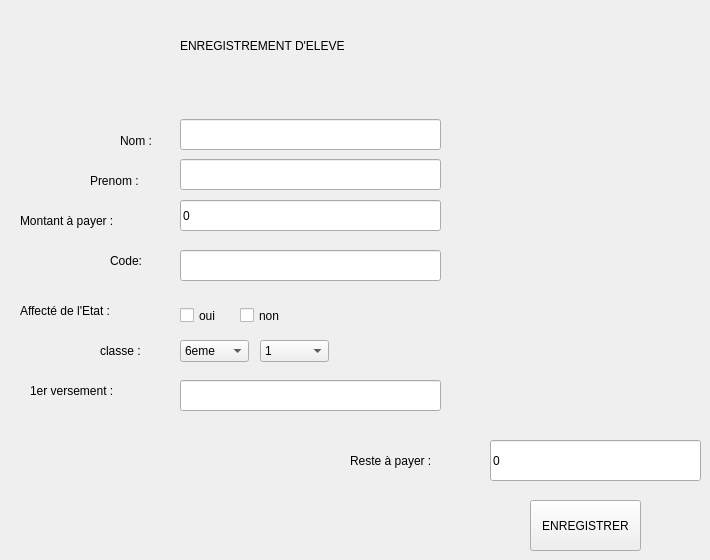
    <widget class="QWidget" name="eleves">
     <widget class="QLabel" name="label_26">
      <property name="geometry">
       <rect>
        <x>90</x>
        <y>170</y>
        <width>81</width>
        <height>21</height>
       </rect>
      </property>
      <property name="styleSheet">
       <string notr="true">font: 75 14pt &quot;MS Shell Dlg 2&quot;;</string>
      </property>
      <property name="text">
       <string>Prenom :</string>
      </property>
     </widget>
     <widget class="QLineEdit" name="lineEdit_19">
      <property name="geometry">
       <rect>
        <x>180</x>
        <y>250</y>
        <width>261</width>
        <height>31</height>
       </rect>
      </property>
      <property name="styleSheet">
       <string notr="true">font: 75 15pt &quot;Times New Roman&quot;;</string>
      </property>
      <property name="text">
       <string/>
      </property>
     </widget>
     <widget class="QLabel" name="label_34">
      <property name="geometry">
       <rect>
        <x>110</x>
        <y>250</y>
        <width>61</width>
        <height>21</height>
       </rect>
      </property>
      <property name="styleSheet">
       <string notr="true">font: 75 14pt &quot;MS Shell Dlg 2&quot;;</string>
      </property>
      <property name="text">
       <string>Code:</string>
      </property>
     </widget>
     <widget class="QLineEdit" name="lineEdit_21">
      <property name="geometry">
       <rect>
        <x>180</x>
        <y>159</y>
        <width>261</width>
        <height>31</height>
       </rect>
      </property>
      <property name="styleSheet">
       <string notr="true">font: 75 15pt &quot;Times New Roman&quot;;</string>
      </property>
     </widget>
     <widget class="QLabel" name="label_35">
      <property name="geometry">
       <rect>
        <x>20</x>
        <y>210</y>
        <width>151</width>
        <height>21</height>
       </rect>
      </property>
      <property name="styleSheet">
       <string notr="true">font: 75 14pt &quot;MS Shell Dlg 2&quot;;</string>
      </property>
      <property name="text">
       <string>Montant à payer :</string>
      </property>
     </widget>
     <widget class="QLineEdit" name="lineEdit_22">
      <property name="geometry">
       <rect>
        <x>490</x>
        <y>440</y>
        <width>211</width>
        <height>41</height>
       </rect>
      </property>
      <property name="styleSheet">
       <string notr="true">font: 75 15pt &quot;Times New Roman&quot;;</string>
      </property>
      <property name="text">
       <string>0</string>
      </property>
     </widget>
     <widget class="QCheckBox" name="checkBox">
      <property name="geometry">
       <rect>
        <x>180</x>
        <y>300</y>
        <width>41</width>
        <height>31</height>
       </rect>
      </property>
      <property name="text">
       <string>oui</string>
      </property>
     </widget>
     <widget class="QCheckBox" name="checkBox_2">
      <property name="geometry">
       <rect>
        <x>240</x>
        <y>300</y>
        <width>41</width>
        <height>31</height>
       </rect>
      </property>
      <property name="text">
       <string>non</string>
      </property>
     </widget>
     <widget class="QLabel" name="label_36">
      <property name="geometry">
       <rect>
        <x>120</x>
        <y>130</y>
        <width>51</width>
        <height>21</height>
       </rect>
      </property>
      <property name="styleSheet">
       <string notr="true">font: 75 14pt &quot;MS Shell Dlg 2&quot;;
</string>
      </property>
      <property name="text">
       <string>Nom :</string>
      </property>
     </widget>
     <widget class="QComboBox" name="comboBox">
      <property name="geometry">
       <rect>
        <x>180</x>
        <y>340</y>
        <width>69</width>
        <height>22</height>
       </rect>
      </property>
      <item>
       <property name="text">
        <string>6eme</string>
       </property>
      </item>
      <item>
       <property name="text">
        <string>5eme</string>
       </property>
      </item>
      <item>
       <property name="text">
        <string>4eme</string>
       </property>
      </item>
      <item>
       <property name="text">
        <string>3eme</string>
       </property>
      </item>
      <item>
       <property name="text">
        <string>2nde a</string>
       </property>
      </item>
      <item>
       <property name="text">
        <string>2nde c</string>
       </property>
      </item>
      <item>
       <property name="text">
        <string>1ere a</string>
       </property>
      </item>
      <item>
       <property name="text">
        <string>1ere d</string>
       </property>
      </item>
      <item>
       <property name="text">
        <string>tle a</string>
       </property>
      </item>
      <item>
       <property name="text">
        <string>tle d</string>
       </property>
      </item>
      <item>
       <property name="text">
        <string>2nde AB</string>
       </property>
      </item>
      <item>
       <property name="text">
        <string>1ere B</string>
       </property>
      </item>
      <item>
       <property name="text">
        <string>tle B</string>
       </property>
      </item>
      <item>
       <property name="text">
        <string>2nde G2</string>
       </property>
      </item>
      <item>
       <property name="text">
        <string>1ere G2</string>
       </property>
      </item>
      <item>
       <property name="text">
        <string>Tle G2</string>
       </property>
      </item>
     </widget>
     <widget class="QLabel" name="label_37">
      <property name="geometry">
       <rect>
        <x>100</x>
        <y>340</y>
        <width>71</width>
        <height>21</height>
       </rect>
      </property>
      <property name="styleSheet">
       <string notr="true">font: 75 14pt &quot;MS Shell Dlg 2&quot;;</string>
      </property>
      <property name="text">
       <string>classe :</string>
      </property>
     </widget>
     <widget class="QLineEdit" name="lineEdit_23">
      <property name="geometry">
       <rect>
        <x>180</x>
        <y>200</y>
        <width>261</width>
        <height>31</height>
       </rect>
      </property>
      <property name="styleSheet">
       <string notr="true">font: 75 15pt &quot;Times New Roman&quot;;</string>
      </property>
      <property name="text">
       <string>0</string>
      </property>
     </widget>
     <widget class="QLabel" name="label_38">
      <property name="geometry">
       <rect>
        <x>20</x>
        <y>300</y>
        <width>151</width>
        <height>21</height>
       </rect>
      </property>
      <property name="styleSheet">
       <string notr="true">font: 75 14pt &quot;MS Shell Dlg 2&quot;;</string>
      </property>
      <property name="text">
       <string>Affecté de l'Etat :</string>
      </property>
     </widget>
     <widget class="QLineEdit" name="lineEdit_24">
      <property name="geometry">
       <rect>
        <x>180</x>
        <y>119</y>
        <width>261</width>
        <height>31</height>
       </rect>
      </property>
      <property name="styleSheet">
       <string notr="true">font: 75 15pt &quot;Times New Roman&quot;;</string>
      </property>
     </widget>
     <widget class="QComboBox" name="comboBox_2">
      <property name="geometry">
       <rect>
        <x>260</x>
        <y>340</y>
        <width>69</width>
        <height>22</height>
       </rect>
      </property>
      <item>
       <property name="text">
        <string>1</string>
       </property>
      </item>
      <item>
       <property name="text">
        <string>2</string>
       </property>
      </item>
      <item>
       <property name="text">
        <string>3</string>
       </property>
      </item>
      <item>
       <property name="text">
        <string>4</string>
       </property>
      </item>
      <item>
       <property name="text">
        <string>5</string>
       </property>
      </item>
      <item>
       <property name="text">
        <string>6</string>
       </property>
      </item>
      <item>
       <property name="text">
        <string>7</string>
       </property>
      </item>
      <item>
       <property name="text">
        <string>8</string>
       </property>
      </item>
      <item>
       <property name="text">
        <string>9</string>
       </property>
      </item>
      <item>
       <property name="text">
        <string>10</string>
       </property>
      </item>
      <item>
       <property name="text">
        <string>11</string>
       </property>
      </item>
      <item>
       <property name="text">
        <string>12</string>
       </property>
      </item>
      <item>
       <property name="text">
        <string>13</string>
       </property>
      </item>
      <item>
       <property name="text">
        <string>14</string>
       </property>
      </item>
      <item>
       <property name="text">
        <string>15</string>
       </property>
      </item>
      <item>
       <property name="text">
        <string>16</string>
       </property>
      </item>
      <item>
       <property name="text">
        <string>17</string>
       </property>
      </item>
      <item>
       <property name="text">
        <string>18</string>
       </property>
      </item>
      <item>
       <property name="text">
        <string>19</string>
       </property>
      </item>
      <item>
       <property name="text">
        <string>20</string>
       </property>
      </item>
     </widget>
     <widget class="QPushButton" name="pushButton_7">
      <property name="geometry">
       <rect>
        <x>530</x>
        <y>500</y>
        <width>111</width>
        <height>51</height>
       </rect>
      </property>
      <property name="text">
       <string>ENREGISTRER</string>
      </property>
     </widget>
     <widget class="QLabel" name="label_41">
      <property name="geometry">
       <rect>
        <x>350</x>
        <y>450</y>
        <width>131</width>
        <height>21</height>
       </rect>
      </property>
      <property name="styleSheet">
       <string notr="true">font: 75 14pt &quot;MS Shell Dlg 2&quot;;</string>
      </property>
      <property name="text">
       <string>Reste à payer :</string>
      </property>
     </widget>
     <widget class="QLineEdit" name="lineEdit_20">
      <property name="geometry">
       <rect>
        <x>180</x>
        <y>380</y>
        <width>261</width>
        <height>31</height>
       </rect>
      </property>
      <property name="styleSheet">
       <string notr="true">font: 75 15pt &quot;Times New Roman&quot;;</string>
      </property>
      <property name="text">
       <string/>
      </property>
     </widget>
     <widget class="QLabel" name="label_39">
      <property name="geometry">
       <rect>
        <x>30</x>
        <y>380</y>
        <width>131</width>
        <height>21</height>
       </rect>
      </property>
      <property name="styleSheet">
       <string notr="true">font: 75 14pt &quot;MS Shell Dlg 2&quot;;</string>
      </property>
      <property name="text">
       <string>1er versement :</string>
      </property>
     </widget>
     <widget class="QLabel" name="label_27">
      <property name="geometry">
       <rect>
        <x>180</x>
        <y>-10</y>
        <width>421</width>
        <height>111</height>
       </rect>
      </property>
      <property name="styleSheet">
       <string notr="true">font: 75 25pt &quot;MS Shell Dlg 2&quot;;</string>
      </property>
      <property name="text">
       <string>ENREGISTREMENT D'ELEVE</string>
      </property>
     </widget>
    </widget>
